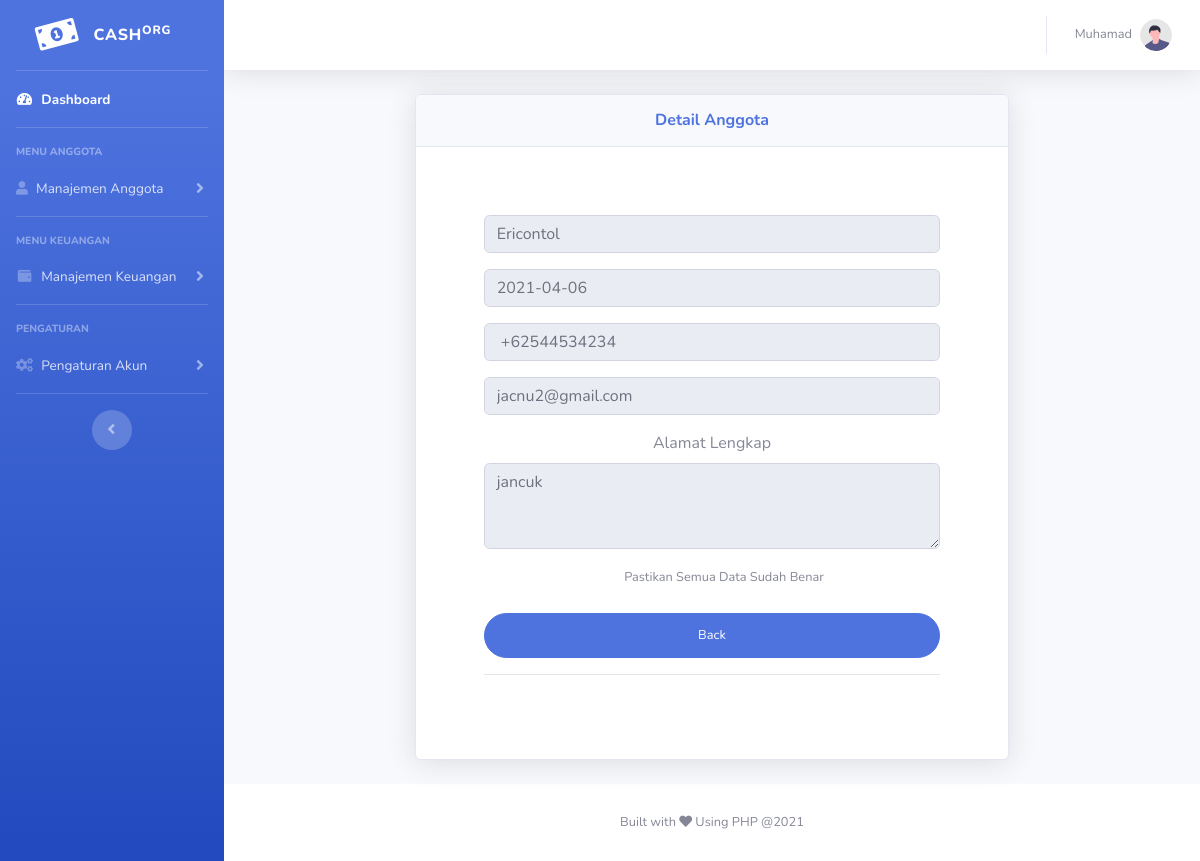
Screenshot of /dashboard/detail.php?num=461ee9f62459ce89adbb0b5375ea097c (signed in) with the database file from the repository.
### tables this page shows
CREATE TABLE `cash_anggota` (
  `id_anggota` int(11) NOT NULL,
  `nama_anggota` varchar(255) NOT NULL,
  `tgl_lahir` date NOT NULL,
  `ponsel_anggota` bigint(20) NOT NULL,
  `email_anggota` varchar(100) NOT NULL,
  `alamat_anggota` varchar(500) NOT NULL,
  `code_uniq` varchar(255) NOT NULL
);

### dashboard/detail.php (the view, shortened to what this page needs)
<?php
$nama_anggota = "";
$tgl_lahir = "";
$ponsel_anggota = "";
$alamat_anggota = "";
$email_anggota = "";
if(isset($_GET['num']) && !empty($_GET['num'])){
    $id_detail = $_GET['num'];
    $db = database::connect();
    $detail = $db->prepare("SELECT * FROM cash_anggota WHERE code_uniq = :id_detail");
    $detail->bindParam(":id_detail", $id_detail);
    $detail->execute();
        if($detail->rowCount() === 1){
             $info_anggota = $detail->fetch(PDO::FETCH_ASSOC);
                    $nama_anggota = $info_anggota['nama_anggota'];
                    $tgl_lahir = $info_anggota['tgl_lahir'];
                    $ponsel_anggota = $info_anggota['ponsel_anggota'];
                    $email_anggota = $info_anggota['email_anggota'];
                    $alamat_anggota = $info_anggota['alamat_anggota'];
        }
        else{
            header("Location: error.php");
            exit();
        }
}
else{
            header("Location: error.php");
            exit();
        }
 ?>
 <!DOCTYPE html>
<html lang="en">
<head>
    <link href="vendor/fontawesome-free/css/all.min.css" rel="stylesheet" type="text/css">
    <link href="css/sb-admin-2.min.css" rel="stylesheet">
</head>
<body id="page-top">
    <div id="wrapper">
        <ul class="navbar-nav bg-gradient-primary sidebar sidebar-dark accordion" id="accordionSidebar">
            <a class="sidebar-brand d-flex align-items-center justify-content-center" href="index.php">
                <div class="sidebar-brand-icon rotate-n-15">
                    <i class="fas fa-money-bill-alt"></i>
                </div>
                <div class="sidebar-brand-text mx-3">Cash<sup>org</sup></div>
            </a>
            <hr class="sidebar-divider my-0">
            <li class="nav-item active">
                <a class="nav-link" href="index.php">
                    <i class="fas fa-fw fa-tachometer-alt"></i>
                    <span>Dashboard</span></a>
            </li>
            <hr class="sidebar-divider">
            <div class="sidebar-heading">
                Menu Anggota
            </div>
            <li class="nav-item">
                <a class="nav-link collapsed" href="#" data-toggle="collapse" data-target="#collapseTwo"
                    aria-expanded="true" aria-controls="collapseTwo">
                    <i class="fas fa-user fa-cog"></i>
                    <span>Manajemen Anggota</span>
                </a>
            </li>
            <hr class="sidebar-divider">
            <div class="sidebar-heading">
                Menu Keuangan
            </div>
            <li class="nav-item">
                <a class="nav-link collapsed" href="#" data-toggle="collapse" data-target="#collapsePages"
                    aria-expanded="true" aria-controls="collapsePages">
                    <i class="fas fa-fw fa-wallet"></i>
                    <span>Manajemen Keuangan</span>
                </a>
            </li>
            <hr class="sidebar-divider">
            <div class="sidebar-heading">
                Pengaturan
            </div>
            <li class="nav-item">
                <a class="nav-link collapsed" href="#" data-toggle="collapse" data-target="#collapseCon"
                    aria-expanded="true" aria-controls="collapsePages">
                    <i class="fas fa-fw fa-cogs"></i>
                    <span>Pengaturan Akun</span>
                </a>
            </li>
            <hr class="sidebar-divider d-none d-md-block">
            <div class="text-center d-none d-md-inline">
                <button class="rounded-circle border-0" id="sidebarToggle"></button>
            </div>
        </ul>
        <div id="content-wrapper" class="d-flex flex-column">
            <div id="content">
                <nav class="navbar navbar-expand navbar-light bg-white topbar mb-4 static-top shadow">
                    <ul class="navbar-nav ml-auto">
                        <li class="nav-item dropdown no-arrow">
                            <a class="nav-link dropdown-toggle" href="#" id="userDropdown" role="button"
                                data-toggle="dropdown" aria-haspopup="true" aria-expanded="false">
                                <span class="mr-2 d-none d-lg-inline text-gray-600 small"><?php echo $_SESSION['nama']; ?></span>
                                <img class="img-profile rounded-circle"
                                    src="img/undraw_profile.svg">
                            </a>
                        </li>
                    </ul>
                </nav>
                <div class="container-fluid">
                    <center>
                    <div class="col-lg-8">
                                <div class="card shadow mb-4">
                                <div class="card-header py-3">
                                    <h6 class="m-0 font-weight-bold text-primary">Detail Anggota</h6>
                                </div>
                                <div class="card-body">
                                     <div class="p-5">
                                    <form class="user" method="post" action="">
                                        <div class="form-group">
                                            <input class="form-control"
                                                id="exampleInputEmail" aria-describedby="emailHelp"
                                                placeholder="Nama" value="<?php echo $nama_anggota; ?>" readonly>
                                        </div>
                                        <div class="form-group">
                                            <input class="form-control" value="<?php echo $tgl_lahir; ?>" readonly>
                                        </div>
                                        <div class="form-group">
                                            <input class="form-control"
                                                id="exampleInputEmail" aria-describedby="emailHelp"
                                                placeholder="Nomer Telpon" value=" <?php echo "+62" . $ponsel_anggota; ?>" readonly>
                                        </div>
                                         <div class="form-group">
                                            <input type="email" class="form-control"
                                                id="exampleInputEmail" aria-describedby="emailHelp"
                                                placeholder="Email" value="<?php echo $email_anggota; ?>" readonly>
                                        </div>
                                        <div class="mb-3">
                                              <label for="exampleFormControlTextarea1" class="form-label">Alamat Lengkap</label>
                                              <textarea class="form-control" id="exampleFormControlTextarea1" rows="3" readonly><?php echo $alamat_anggota; ?></textarea>
                                        </div>
                                        <div class="form-group">
                                            <div class="custom-control custom-checkbox small">
                                                <label>Pastikan Semua Data Sudah Benar</label>
                                            </div>
                                        </div>
                                        <a href="daftar_anggota.php"><button type="button" class="btn btn-primary btn-user btn-block">Back</button></a>
                                    </form>
                                    <hr>
                                </div>
                                </div>
                            </div>
                    </div>
                    </center>
                </div>
            </div>
            <footer class="sticky-footer bg-white">
                <div class="container my-auto">
                    <div class="copyright text-center my-auto">
                         <span>Built with <i class="fas fa-heart"></i> Using PHP @<?php echo date('Y'); ?></span>
                    </div>
                </div>
            </footer>
        </div>
    </div>
</body>
</html>

### rows the page displays
cash_anggota: nama_anggota "Ericontol", tgl_lahir "2021-04-06", ponsel_anggota "+62544534234", email_anggota "jacnu2@gmail.com", alamat_anggota "jancuk"

### other values shown
$_SESSION['nama'] "Muhamad"
